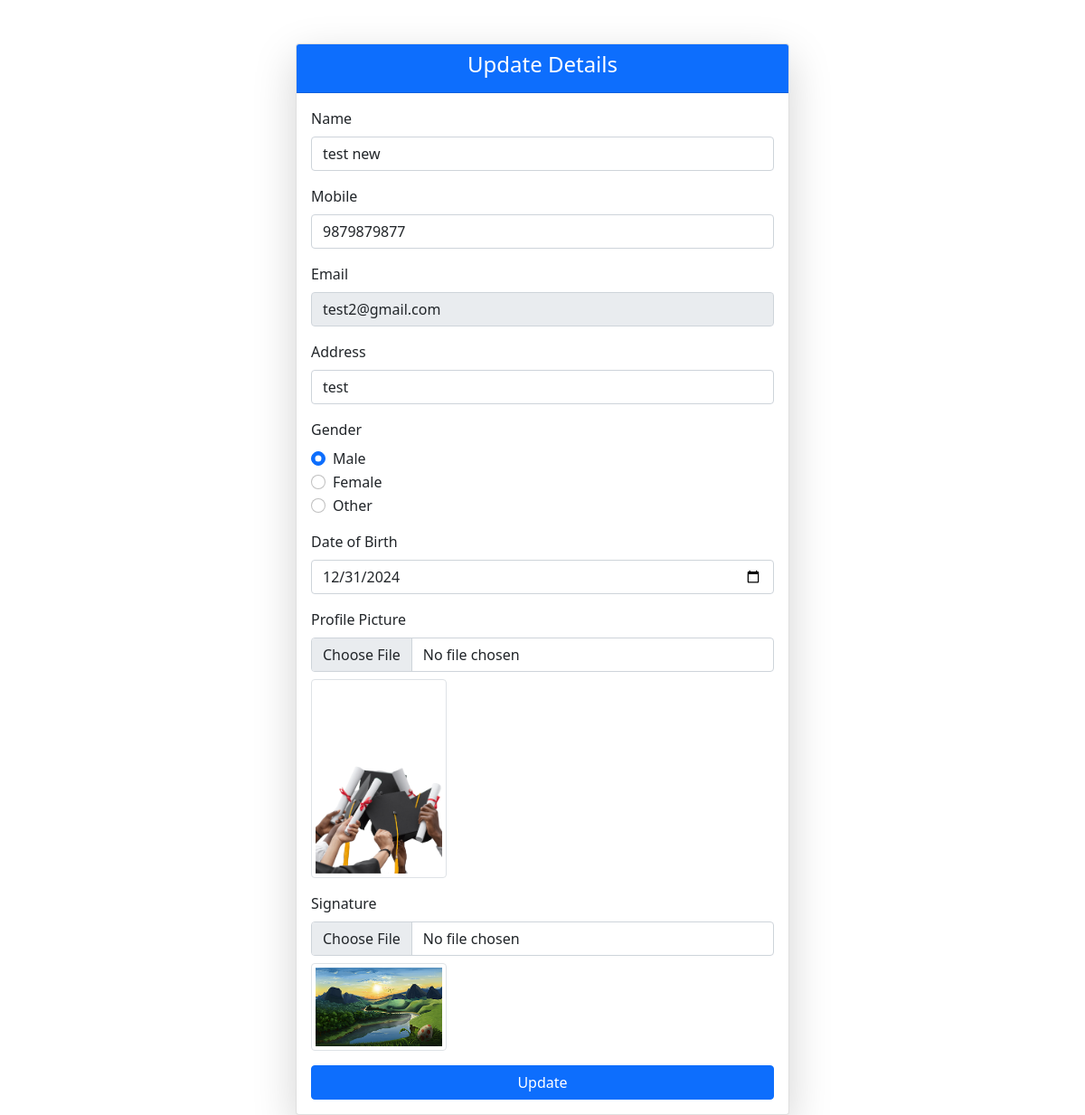
/user_management/update_details.php (signed in), run on the app's committed database.
### tables this page shows
CREATE TABLE `users` (
  `id` int(11) NOT NULL,
  `name` varchar(100) NOT NULL,
  `role` enum('Super Admin','Admin','User') NOT NULL,
  `mobile` varchar(15) DEFAULT NULL,
  `email` varchar(100) NOT NULL,
  `address` text DEFAULT NULL,
  `gender` enum('Male','Female','Other') DEFAULT NULL,
  `dob` date DEFAULT NULL,
  `profile_picture` varchar(255) DEFAULT NULL,
  `signature` varchar(255) DEFAULT NULL,
  `password` varchar(255) NOT NULL,
  `approved` tinyint(1) DEFAULT 0
);

### user_management/update_details.php (the view, shortened to what this page needs)
<?php
$servername = "localhost";
$username = "root";
$password = "";
$dbname = "user_management";
$conn = new mysqli($servername, $username, $password, $dbname);
$user_id = $_SESSION['user_id'];
$sql = "SELECT name, mobile, email, address, gender, dob, profile_picture, signature FROM users WHERE id = ?";
$stmt = $conn->prepare($sql);
$stmt->bind_param("i", $user_id);
$stmt->execute();
$stmt->bind_result($name, $mobile, $email, $address, $gender, $dob, $profile_picture, $signature);
?>
<!DOCTYPE html>
<html lang="en">
<head>
  <link href="https://cdn.jsdelivr.net/npm/bootstrap@5.0.2/dist/css/bootstrap.min.css" rel="stylesheet">
</head>
<body>
  <div class="container mt-5">
    <div class="row justify-content-center">
      <div class="col-lg-6 col-md-8 col-sm-10">
        <div class="card shadow-lg">
          <div class="card-header text-center bg-primary text-white">
            <h4>Update Details</h4>
          </div>
          <div class="card-body">
            <form id="updateForm" enctype="multipart/form-data">
              <div class="mb-3">
                <label for="name" class="form-label">Name</label>
                <input type="text" class="form-control" id="name" name="name" value="<?php echo htmlspecialchars($name); ?>">
              </div>
              <div class="mb-3">
                <label for="mobile" class="form-label">Mobile</label>
                <input type="tel" class="form-control" id="mobile" name="mobile" value="<?php echo htmlspecialchars($mobile); ?>">
              </div>
              <div class="mb-3">
                <label for="email" class="form-label">Email</label>
                <input type="email" class="form-control" id="email" name="email" value="<?php echo htmlspecialchars($email); ?>" readonly>
              </div>
              <div class="mb-3">
                <label for="address" class="form-label">Address</label>
                <input type="text" class="form-control" id="address" name="address" value="<?php echo htmlspecialchars($address); ?>">
              </div>
              <div class="mb-3">
                <label class="form-label">Gender</label>
                <div class="form-check">
                  <input class="form-check-input" type="radio" name="gender" id="male" value="Male" <?php echo ($gender == 'Male') ? 'checked' : ''; ?>>
                  <label class="form-check-label" for="male">Male</label>
                </div>
                <div class="form-check">
                  <input class="form-check-input" type="radio" name="gender" id="female" value="Female" <?php echo ($gender == 'Female') ? 'checked' : ''; ?>>
                  <label class="form-check-label" for="female">Female</label>
                </div>
                <div class="form-check">
                  <input class="form-check-input" type="radio" name="gender" id="other" value="Other" <?php echo ($gender == 'Other') ? 'checked' : ''; ?>>
                  <label class="form-check-label" for="other">Other</label>
                </div>
              </div>
              <div class="mb-3">
                <label for="dob" class="form-label">Date of Birth</label>
                <input type="date" class="form-control" id="dob" name="dob" value="<?php echo htmlspecialchars($dob); ?>">
              </div>
              <div class="mb-3">
                <label for="profile_picture" class="form-label">Profile Picture</label>
                <input type="file" class="form-control" id="profile_picture" name="profile_picture">
                <?php if ($profile_picture): ?>
                  <img src="<?php echo htmlspecialchars($profile_picture); ?>" alt="Profile Picture" class="img-thumbnail mt-2" style="max-width: 150px;">
                <?php endif; ?>
              </div>
              <div class="mb-3">
                <label for="signature" class="form-label">Signature</label>
                <input type="file" class="form-control" id="signature" name="signature">
                <?php if ($signature): ?>
                  <img src="<?php echo htmlspecialchars($signature); ?>" alt="Signature" class="img-thumbnail mt-2" style="max-width: 150px;">
                <?php endif; ?>
              </div>
              <div class="d-grid">
                <button type="submit" class="btn btn-primary">Update</button>
              </div>
            </form>
          </div>
        </div>
      </div>
    </div>
  </div>
</body>
</html>

### data on the page
users: name "test new", mobile "9879879877", email "test2@gmail.com", address "test", gender "☑ Male", gender "☐ Female", gender "☐ Other", dob "12/31/2024", profile_picture (picture), signature (picture)
